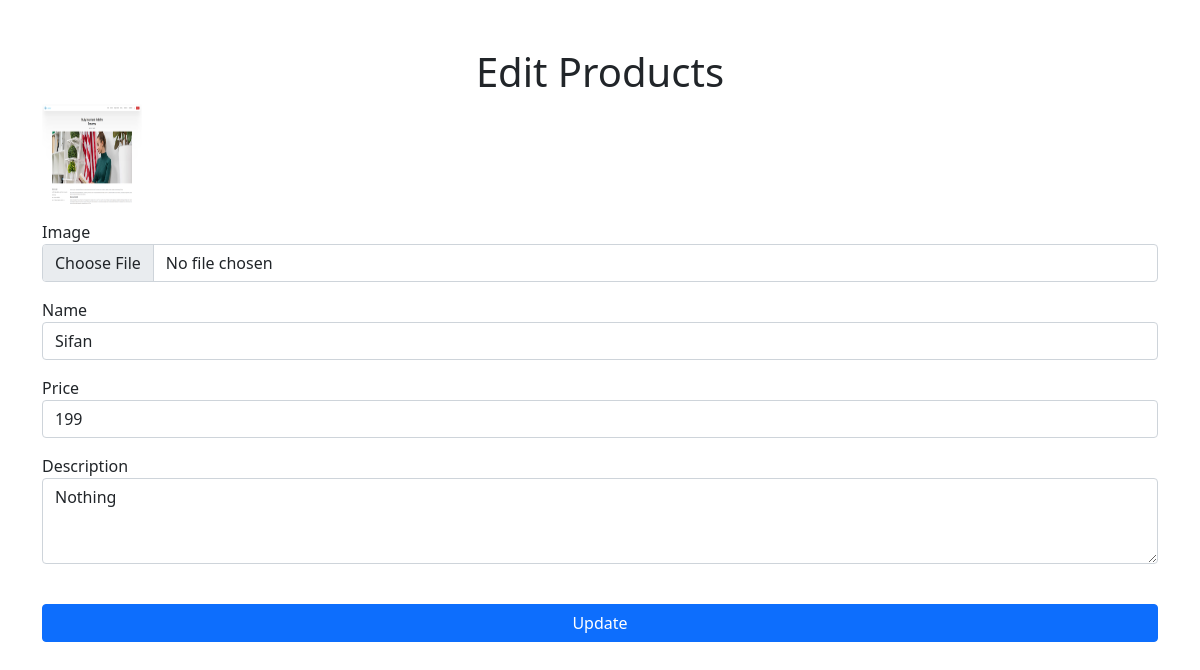
Before: /edit/24 (signed in) with the older database file.
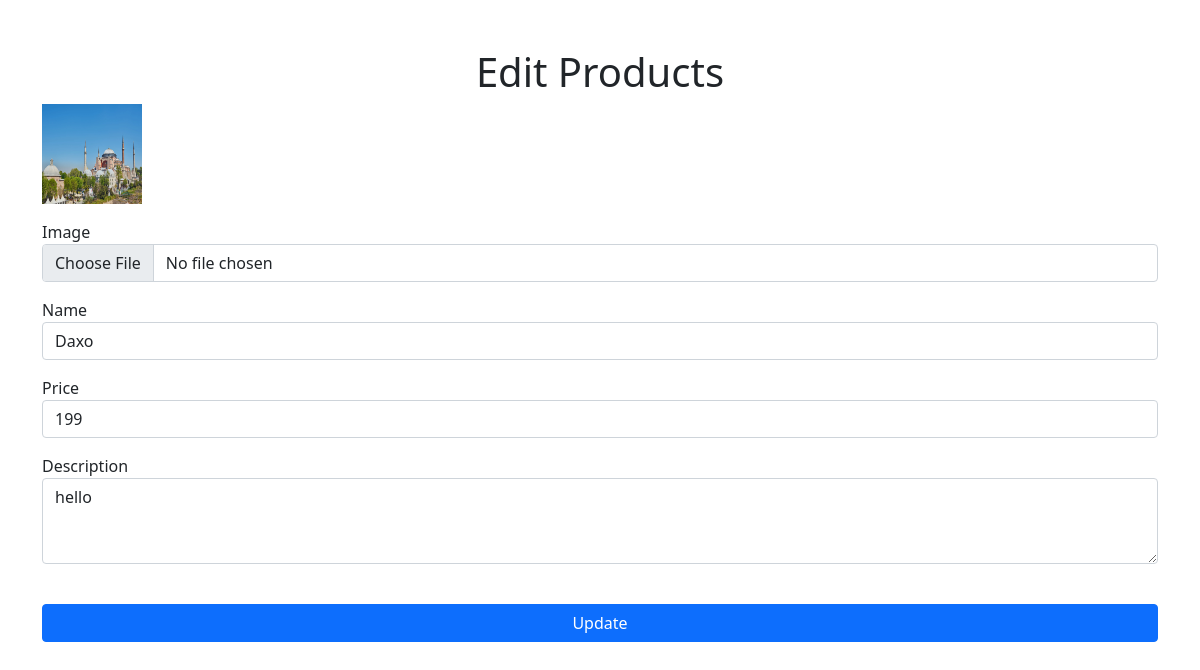
After: the same page with the newer database file.
### api/models.py (models this page shows, shortened)
class Product(models.Model):
    name = models.CharField(max_length=255)
    image = models.ImageField(upload_to='product')
    description = models.TextField(blank=True,null=True)
    price = models.PositiveIntegerField(blank=True, null= True)

### api/views.py (the view, shortened to what this page needs)
# urls.py: path('edit/<int:id>', views.edit_product, name="edit_product" ),
@login_required(login_url='signin')
def edit_product(request, id):
    try:
        product_id = Product.objects.get(id=id)
    except:
        return redirect('home')
    return render(request,'edit_product.html',{'edit_data':product_id})

### templates/edit_product.html (shortened to what this page needs)
{% extends "base.html" %}
{% block body %}
<div class="d-flex flex-column pt-5">
    <h1 class="text-center">Edit Products</h1>
    <div class="container">
        <form class="d-flex flex-column gap-3" enctype="multipart/form-data" method="POST"
            action="{%url 'edit_product' edit_data.id%}">
            <img src="{{edit_data.image.url}}" width="100" height="100" alt="">
            <div class="form-group">
                <label for="exampleInputEmail1">Image</label>
                <input name="image" type="file" class="form-control" id="exampleInputEmail1"
                    aria-describedby="imageHelp">
            </div>
            <div class="form-group">
                <label for="exampleInputEmail1">Name</label>
                <input name="name" type="text" value="{{edit_data.name}}" class="form-control" id="exampleInputEmail1" aria-describedby="emailHelp"
                    placeholder="Enter email">
            </div>
            <div class="form-group">
                <label for="exampleInputEmail1">Price</label>
                <input name="price" type="number" value="{{edit_data.price}}" class="form-control" id="exampleInputEmail1"
                    aria-describedby="emailHelp" placeholder="Enter email">
            </div>
            <div class="form-group">
                <label for="exampleFormControlTextarea1">Description</label>
                <textarea name="description" class="form-control" id="exampleFormControlTextarea1" rows="3">{{edit_data.description}}</textarea>
            </div>
            <button type="submit" class="btn btn-primary mt-4">Update</button>
        </form>
    </div>
</div>
{% endblock %}

### templates/base.html (shortened to what this page needs)
{% load static %}
<!DOCTYPE html>
<html lang="en">
<head>
    <link rel="stylesheet" href="{%static 'css/styles.css'%}">
    <link href="https://cdn.jsdelivr.net/npm/bootstrap@5.0.2/dist/css/bootstrap.min.css" rel="stylesheet">
</head>
<body>
    {% block body %}
    {% endblock body %}
</body>
</html>

Changed rows visible on the page:
changed Product: image: a different picture; name "Sifan" → "Daxo"; description "Nothing" → "hello"
